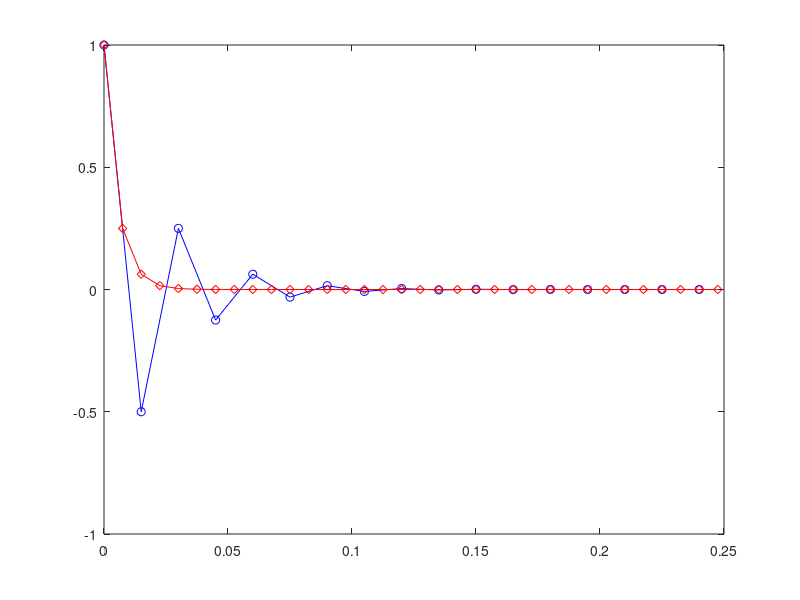

Recreate this plot in MATLAB. (Note: this script raises an error after producing the figure.)
%% STIFF_1ODE_EX1.m
% Analytic solution of the problem is y(t)=exp(-100t).
% EULER-Forward Method:
close all; clearvars; clc
y0=1;                      % Initial Condition
dt1=1.5e-2;             % Step size 1
dt2=0.75e-2;           % Step size 2
tstart=0;                    
tend=.25;                     
t1=tstart:dt1:tend;    % Simulation time space for 1st try
t2=tstart:dt2:tend;    % Simulation time space for 2nd try
steps1=length(t1);   % 1st Iteration cycle number
f=@(y)(-100*y); 
y=[y0, zeros(1,steps1-1)]; h=dt1;
for ii=1:steps1-1
    y(ii+1)=y(ii)+f(y(ii))*h;
end
figure, plot(t1, y, 'bo-'); hold on
steps2=length(t2);     % 2nd Iteration cycle number
y=[y(1), zeros(1,steps2-1)]; h=dt2;
for ii=1:steps2-1
    y(ii+1)=y(ii)+f(y(ii))*h;
end
plot(t2, y, 'rd-'); Y=dsolve('Dy=-100*y', 'y(0)=1', 't');
YY=vectorize(Y); t=t1; 
YY=eval(YY); 
plot(t1, YY, 'k-', 'linewidth',1.5)
title('\it Solutions of Stiff Problem: $$ \frac{dy}{dt}=-100*y, y_0=1 $$', 'interpreter', 'latex')
xlabel('t'); ylabel( 'y(t)'); xlim([0, .3])
grid on
%% RUNGE-KUTTA Method of 4th Order via SCRIPT
u(1)=1;     % IC: u(0)=1 starting at the index of 1
u=[u(1), zeros(1,steps2-1)];
for ii=1:steps2-1
k1=f(u(ii)); k2=f(u(ii)+h*k1(:,1)/2); k3=f(u(ii)+h*k2(:,1)/2);
k4=f(u(ii)+h*k3(:,1)); u(ii+1)=u(ii)+h*(k1+2*k2+2*k3+k4)/6;
end
plot(t2, u, 'mp--', 'linewidth',1.0)
legend('EULER-forward: h=0.015', 'EULER-forward: h=0.0075',...
'dsolve (solution)', 'Runge-Kutta: h=0.0075') 
grid on
axis tight
hold off; shg
